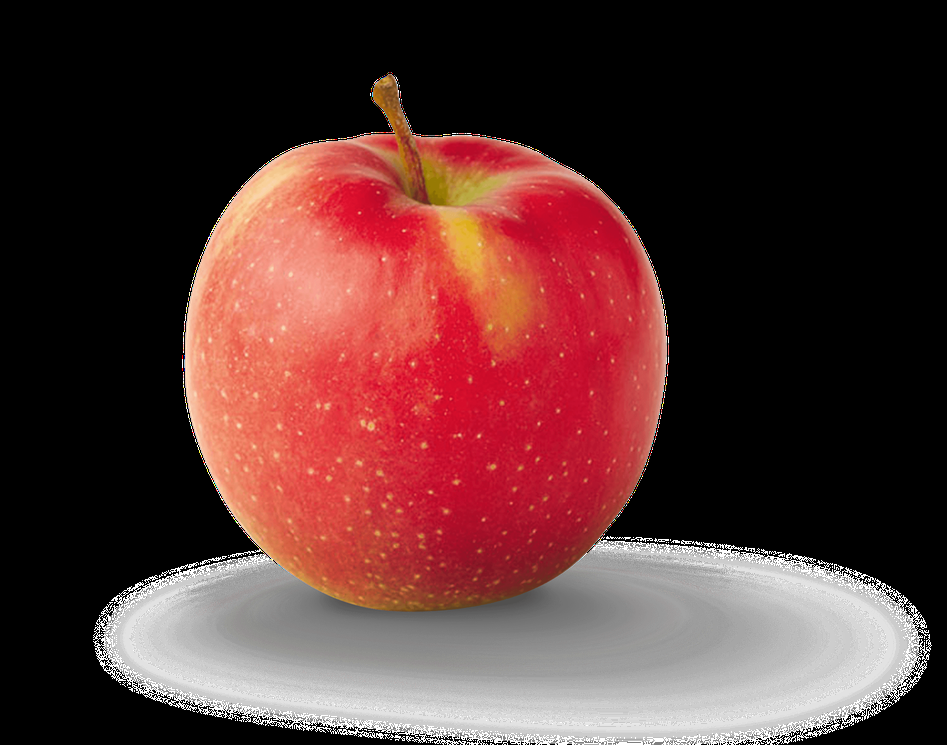
#> input picture data_science_coding_test-main/apple_1.png, 947 x 745 px, shrunk from 2400 x 1889 before the run
$ jupyter execute --allow-errors dataScienceFinalTest.ipynb
#> lines starting #> are read from the running program, lines starting #| are printed output that depends on the picture; after the words box and inside, x2 and y2 are one past the last pixel; in counts of white or black regions, pixels touching at a corner belong together; long printed decimals are rounded
# 1. Convert the image into a gray-scale format

[cell 1]
# original picture
import cv2

img1 = cv2.imread('apple_1.png', 1)
#> img1 is the input picture: shape (745, 947, 3); mean B, G, R 51.4, 52.8, 88.7
img2 = cv2.imread('apple_2.png', 1)
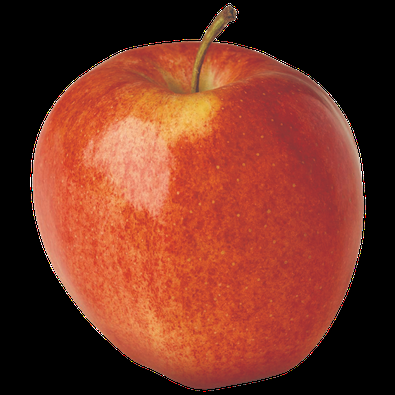
#> input picture data_science_coding_test-main/apple_2.png, 395 x 395 px, shrunk from 1000 x 1000 before the run
#> img2 is the input picture: shape (395, 395, 3); mean B, G, R 35.7, 52, 117.1

cv2.imshow('apple_1', img1)
cv2.imshow('apple_2', img2)
cv2.waitKey(0)
cv2.destroyAllWindows()

[cell 2]
# gray image
import cv2
img1 = cv2.imread('apple_1.png')
img2 = cv2.imread('apple_2.png')

gray_img1 = cv2.cvtColor(img1, cv2.COLOR_BGR2GRAY)
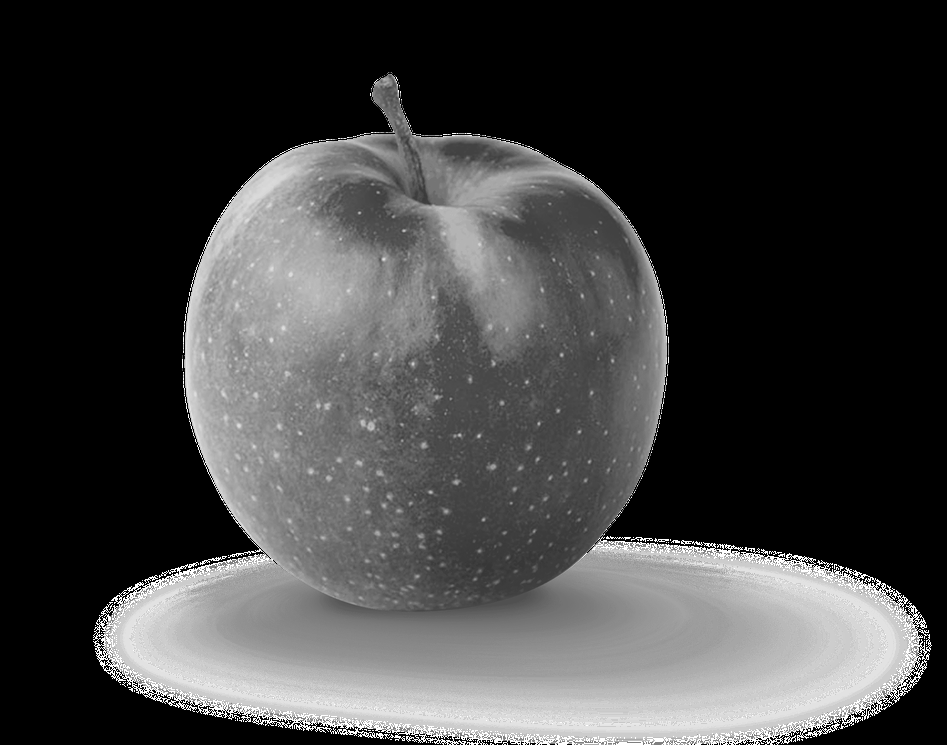
#> gray_img1: shape (745, 947); min 0, max 255, mean 63.4
gray_img2 = cv2.cvtColor(img2, cv2.COLOR_BGR2GRAY)
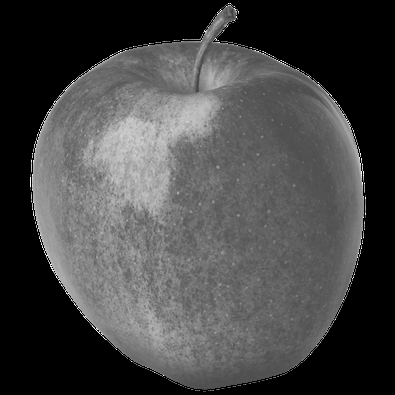
#> gray_img2: shape (395, 395); min 0, max 255, mean 69.6

# print(img)
cv2.imshow('gray_apple_1', gray_img1)
cv2.imshow('gray_apple_2', gray_img2)

cv2.waitKey(0)
cv2.destroyAllWindows()

# 2. Define the outermost edge of the Apple

[cell 3]
import cv2

img1 = cv2.imread('apple_1.png')

# get the binary image
img1_binary = cv2.Canny(img1, 255, 255)
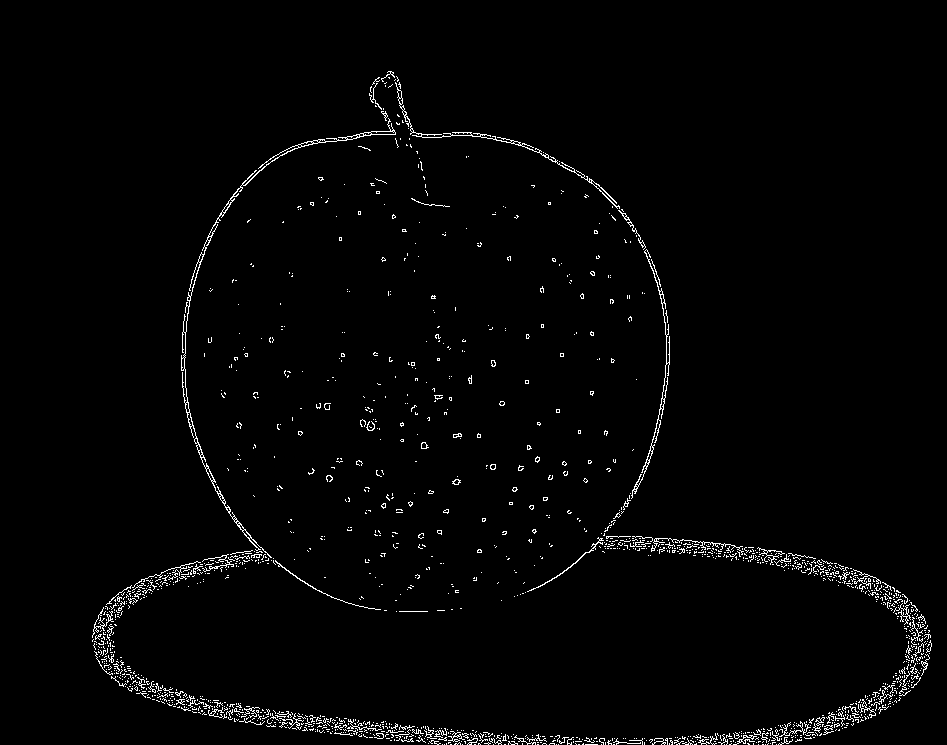
#> img1_binary: shape (745, 947); 1.8% white in thin lines or dots, all inside (x1, y1, x2, y2) = (92, 71, 932, 745)

# find the contours
contours, hierarchy = cv2.findContours(img1_binary, cv2.RETR_EXTERNAL, cv2.CHAIN_APPROX_SIMPLE)
#> contours = 1597 contours, 1579 with area under 20; largest, box (x1, y1, x2, y2) and area: (181, 118, 396, 558) 838, (395, 82, 620, 209) 220, (631, 249, 670, 499) 212, (527, 537, 604, 592) 55, (618, 210, 646, 250) 55

# get all the contour
# print(contours)
for contour in contours:
    area1 = cv2.contourArea(contour)
    if area1>200:
        print('Area_1 : ', area1)
        cv2.drawContours(img1, [contour], -1, (0, 255, 0), 5)
#> this loop made 1597 passes
#> area1 on passes 1512, 1581, 1591: 212.5, 838.5, 220.5
#| Area_1 :  212.5
#| Area_1 :  838.5
#| Area_1 :  220.5
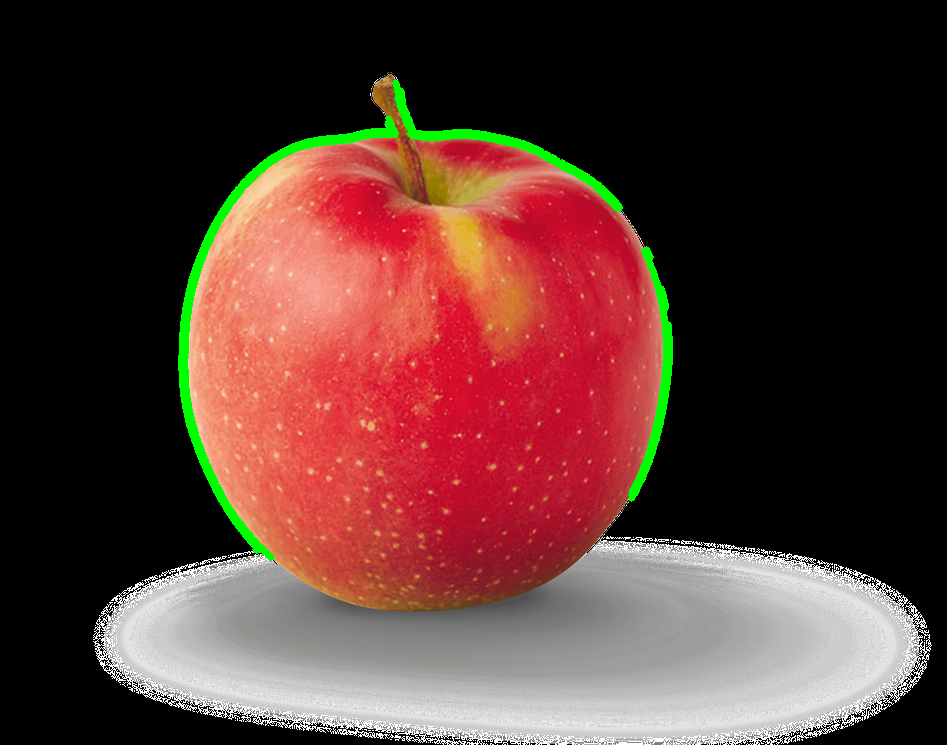
#> img1: shape (745, 947, 3); 1.54% of pixels changed, all inside (x1, y1, x2, y2) = (178, 79, 673, 561)

cv2.imshow('apple_1', img1)
# cv2.imshow('binary1', img1_binary)


cv2.waitKey(0)
cv2.destroyAllWindows()

# 3. Perform the same with the second image

[cell 4]
import cv2

img2 = cv2.imread('apple_2.png')

# get the binary image
img2_binary = cv2.Canny(img2, 255, 255)
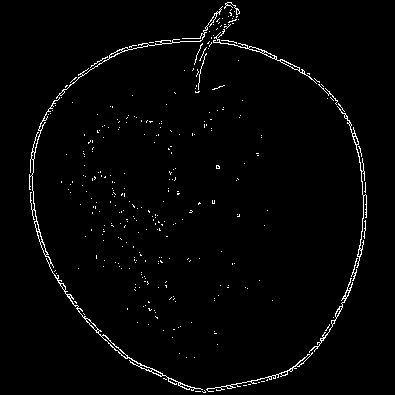
#> img2_binary: shape (395, 395); 2% white in thin lines or dots, all inside (x1, y1, x2, y2) = (29, 2, 367, 393)


# find the contours
contours2, hierarchy2 = cv2.findContours(img2_binary, cv2.RETR_EXTERNAL, cv2.CHAIN_APPROX_SIMPLE)
#> contours2 = 328 contours, 322 with area under 20; largest, box (x1, y1, x2, y2) and area: (29, 97, 203, 391) 506, (213, 32, 317, 84) 168, (206, 352, 313, 392) 116, (56, 6, 223, 99) 112, (337, 106, 367, 268) 109, (309, 278, 353, 353) 104

# get all the contour
# print(contours)
for contour in contours2:
    area2 = cv2.contourArea(contour)
    if area2>500:
        print('Area_2 : ', area2)
        cv2.drawContours(img2, [contour], -1, (0, 255, 0), 2)
#> this loop made 328 passes
#> area2 on passes 12, 59, 277: 115.5, 103.5, 506
#| Area_2 :  506.0
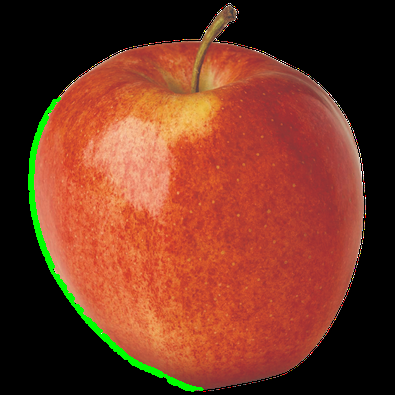
#> img2: shape (395, 395, 3); 1.47% of pixels changed, all inside (x1, y1, x2, y2) = (28, 96, 204, 392)

cv2.imshow('apple_2', img2)
# cv2.imshow('binary2', img2_binary)

cv2.waitKey(0)
cv2.destroyAllWindows()

# 4. Find the ratio between the areas of the two edges

[cell 5]
ratio_between_Area = area1/area2
#> ratio_between_Area = 0.615

[cell 6]
print(f"Ratio Between The Areas = {ratio_between_Area}")
#| Ratio Between The Areas = 0.6154

# 5. Within the edge of the first image, find the longest distance between the two points

[cell 7]
import cv2
import math

img = cv2.imread('apple_1.png')

# get the binary image
img_binary = cv2.Canny(img, 255, 255)

# find the contours
contours, hierarchy = cv2.findContours(img_binary, cv2.RETR_EXTERNAL, cv2.CHAIN_APPROX_SIMPLE)

# get all the contour
# print(contours)

d1 = list()
#> (the rest of this cell did not finish here and is left out)

# Perform the same with the second image.

[cell 8]
import cv2

img2 = cv2.imread('apple_2.png')

# get the binary image
img2_binary = cv2.Canny(img2, 255, 255)


# find the contours
contours2, hierarchy2 = cv2.findContours(img2_binary, cv2.RETR_EXTERNAL, cv2.CHAIN_APPROX_SIMPLE)

# get all the contour
# print(contours)
d2 = list()
for contour in contours2:
    area2 = cv2.contourArea(contour)
    if area2>500:
        for i in contour:
            for j in i:
                x=i[0][0]
                y=i[0][1]
                dist2 =math.sqrt(((x+1)-x)**2 + ((y+1)-y)**2)
                d2.append(dist2)
#> this loop made 328 passes
#> after the loop, d2 = 617 values from 1.41 to 1.41

print(max(d2))
#| 1.414
cv2.imshow('apple_2', img2)
# cv2.imshow('binary2', img2_binary)

cv2.waitKey(0)
cv2.destroyAllWindows()
